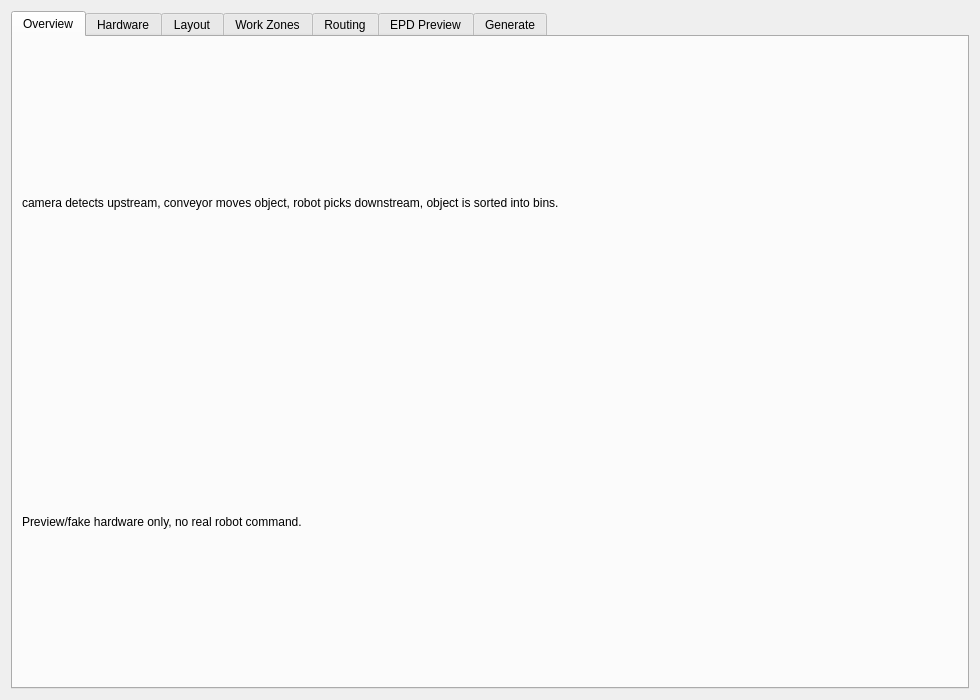
<?xml version="1.0" encoding="UTF-8"?>
<ui version="4.0">
 <class>ConveyorSortingScenarioWizard</class>
 <widget class="QDialog" name="ConveyorSortingScenarioWizard">
  <property name="geometry"><rect><x>0</x><y>0</y><width>980</width><height>700</height></rect></property>
  <layout class="QVBoxLayout" name="verticalLayout">
   <item>
    <widget class="QTabWidget" name="wizardTabs">
     <widget class="QWidget" name="overviewTab">
      <attribute name="title"><string>Overview</string></attribute>
      <layout class="QVBoxLayout" name="v1">
       <item><widget class="QLabel" name="overviewLabel"><property name="text"><string>camera detects upstream, conveyor moves object, robot picks downstream, object is sorted into bins.</string></property><property name="wordWrap"><bool>true</bool></property></widget></item>
       <item><widget class="QLabel" name="safetyLabel"><property name="text"><string>Preview/fake hardware only, no real robot command.</string></property></widget></item>
      </layout>
     </widget>
     <widget class="QWidget" name="hardwareTab">
      <attribute name="title"><string>Hardware</string></attribute>
      <layout class="QFormLayout" name="f1">
       <item row="0" column="0"><widget class="QLabel" name="l1"><property name="text"><string>Scenario name</string></property></widget></item>
       <item row="0" column="1"><widget class="QLineEdit" name="scenarioNameEdit"/></item>
       <item row="1" column="0"><widget class="QLabel" name="l2"><property name="text"><string>Robot</string></property></widget></item>
       <item row="1" column="1"><widget class="QComboBox" name="robotCombo"><item><property name="text"><string>ur5</string></property></item></widget></item>
       <item row="2" column="0"><widget class="QLabel" name="l3"><property name="text"><string>End effector</string></property></widget></item>
       <item row="2" column="1"><widget class="QComboBox" name="endEffectorCombo"><item><property name="text"><string>robotiq_2f85</string></property></item></widget></item>
       <item row="3" column="0"><widget class="QLabel" name="l4"><property name="text"><string>Conveyor</string></property></widget></item>
       <item row="3" column="1"><widget class="QComboBox" name="conveyorCombo"><item><property name="text"><string>simple_conveyor_description</string></property></item></widget></item>
       <item row="4" column="0"><widget class="QLabel" name="l5"><property name="text"><string>Camera</string></property></widget></item>
       <item row="4" column="1"><widget class="QComboBox" name="cameraCombo"><item><property name="text"><string>realsense2_description</string></property></item></widget></item>
       <item row="5" column="0"><widget class="QLabel" name="l6"><property name="text"><string>Camera mount</string></property></widget></item>
       <item row="5" column="1"><widget class="QComboBox" name="cameraMountCombo"><item><property name="text"><string>overhead_camera_gantry</string></property></item></widget></item>
      </layout>
     </widget>
     <widget class="QWidget" name="layoutTab">
      <attribute name="title"><string>Layout</string></attribute>
      <layout class="QVBoxLayout" name="vl2">
       <item><layout class="QFormLayout" name="f2">
        <item row="0" column="0"><widget class="QLabel" name="a"><property name="text"><string>robot base pose</string></property></widget></item>
        <item row="0" column="1"><widget class="QLineEdit" name="robotPoseEdit"/></item>
        <item row="1" column="0"><widget class="QLabel" name="b"><property name="text"><string>conveyor pose</string></property></widget></item>
        <item row="1" column="1"><widget class="QLineEdit" name="conveyorPoseEdit"/></item>
        <item row="2" column="0"><widget class="QLabel" name="c"><property name="text"><string>camera mount pose</string></property></widget></item>
        <item row="2" column="1"><widget class="QLineEdit" name="cameraMountPoseEdit"/></item>
        <item row="3" column="0"><widget class="QLabel" name="d"><property name="text"><string>camera pose</string></property></widget></item>
        <item row="3" column="1"><widget class="QLineEdit" name="cameraPoseEdit"/></item>
        <item row="4" column="0"><widget class="QLabel" name="e"><property name="text"><string>bin poses</string></property></widget></item>
        <item row="4" column="1"><widget class="QLineEdit" name="binPoseEdit"/></item>
       </layout></item>
       <item><layout class="QHBoxLayout" name="h1"><item><widget class="QPushButton" name="useRecommendedLayoutButton"><property name="text"><string>Use Recommended Layout</string></property></widget></item><item><widget class="QPushButton" name="resetLayoutButton"><property name="text"><string>Reset Layout</string></property></widget></item></layout></item>
      </layout>
     </widget>
     <widget class="QWidget" name="workZonesTab">
      <attribute name="title"><string>Work Zones</string></attribute>
      <layout class="QVBoxLayout" name="v3"><item><widget class="QTableWidget" name="zoneTable"><column/><column/><column/><column/><column/></widget></item></layout>
     </widget>
     <widget class="QWidget" name="routingTab">
      <attribute name="title"><string>Routing</string></attribute>
      <layout class="QVBoxLayout" name="v4">
       <item><widget class="QTableWidget" name="routingTable"><column/><column/></widget></item>
       <item><layout class="QHBoxLayout" name="rbtns"><item><widget class="QPushButton" name="addRouteButton"><property name="text"><string>Add Route</string></property></widget></item><item><widget class="QPushButton" name="removeRouteButton"><property name="text"><string>Remove Route</string></property></widget></item><item><widget class="QPushButton" name="resetRoutesButton"><property name="text"><string>Reset Default Routes</string></property></widget></item></layout></item>
      </layout>
     </widget>
     <widget class="QWidget" name="epdPreviewTab">
      <attribute name="title"><string>EPD Preview</string></attribute>
      <layout class="QFormLayout" name="f3">
       <item row="0" column="0"><widget class="QLabel" name="m"><property name="text"><string>mode</string></property></widget></item>
       <item row="0" column="1"><widget class="QComboBox" name="epdModeCombo"><item><property name="text"><string>sample metadata preview</string></property></item><item><property name="text"><string>live metadata preview</string></property></item></widget></item>
       <item row="1" column="0"><widget class="QLabel" name="n"><property name="text"><string>topic</string></property></widget></item>
       <item row="1" column="1"><widget class="QLineEdit" name="epdTopicEdit"><property name="text"><string>/workcell_studio/epd_detection_snapshot_json</string></property></widget></item>
       <item row="2" column="0"><widget class="QLabel" name="o"><property name="text"><string>camera name</string></property></widget></item>
       <item row="2" column="1"><widget class="QLineEdit" name="cameraNameEdit"><property name="text"><string>realsense_d435i_1</string></property></widget></item>
       <item row="3" column="0"><widget class="QLabel" name="p"><property name="text"><string>detection zone</string></property></widget></item>
       <item row="3" column="1"><widget class="QLineEdit" name="detectionZoneEdit"><property name="text"><string>detection_zone_1</string></property></widget></item>
       <item row="4" column="0"><widget class="QLabel" name="q"><property name="text"><string>command</string></property></widget></item>
       <item row="4" column="1"><widget class="QLineEdit" name="sampleCommand"><property name="text"><string>python3 scripts/publish_sample_epd_snapshot.py --camera realsense_d435i_1 --zone detection_zone_1</string></property></widget></item>
      </layout>
     </widget>
     <widget class="QWidget" name="generateTab">
      <attribute name="title"><string>Generate</string></attribute>
      <layout class="QVBoxLayout" name="v5">
       <item><layout class="QGridLayout" name="g">
        <item row="0" column="0"><widget class="QPushButton" name="generateScenarioButton"><property name="text"><string>Generate Scenario</string></property></widget></item>
        <item row="0" column="1"><widget class="QPushButton" name="generateYamlButton"><property name="text"><string>Generate YAML</string></property></widget></item>
        <item row="0" column="2"><widget class="QPushButton" name="generateFilesButton"><property name="text"><string>Generate Files</string></property></widget></item>
        <item row="1" column="0"><widget class="QPushButton" name="refreshStatusButton"><property name="text"><string>Refresh Status</string></property></widget></item>
        <item row="1" column="1"><widget class="QPushButton" name="copyBuildCommandButton"><property name="text"><string>Copy Build Command</string></property></widget></item>
        <item row="1" column="2"><widget class="QPushButton" name="copyLaunchCommandButton"><property name="text"><string>Copy Launch Command</string></property></widget></item>
        <item row="2" column="0"><widget class="QPushButton" name="copySampleEpdCommandButton"><property name="text"><string>Copy Sample EPD Command</string></property></widget></item>
        <item row="2" column="1"><widget class="QPushButton" name="openSceneFolderButton"><property name="text"><string>Open Generated Package</string></property></widget></item>
        <item row="2" column="2"><widget class="QPushButton" name="openRvizConfigButton"><property name="text"><string>Export Scenario Bundle / Open RViz Config</string></property></widget></item>
        <item row="3" column="0"><widget class="QPushButton" name="openRunConsoleButton"><property name="text"><string>Open Run Console</string></property></widget></item>
       </layout></item>
       <item><widget class="QPlainTextEdit" name="statusText"/></item>
      </layout>
     </widget>
    </widget>
   </item>
  </layout>
 </widget>
 <resources/>
 <connections/>
</ui>
